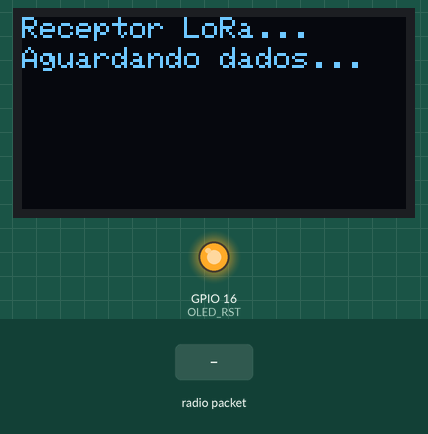
Recording of a sketch running on a simulated ESP32. Parts: 128×64 one-colour display, output pins drawn as LEDs (lit = HIGH). The test bench sets the inputs (shaded band). No radio packets arrive unless stated; what the sketch prints to the serial monitor is not drawn.

Above: at 1.4 s.
1.5 s: radio packet "1" arrives
At 2.7 s:
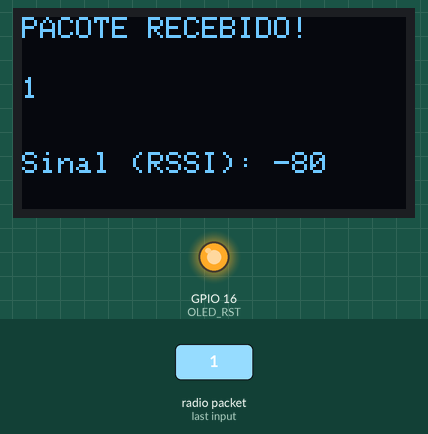
3.0 s: radio packet "0" arrives
At 3.9 s:
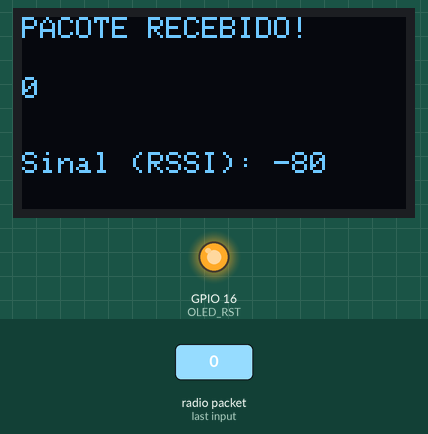
4.5 s: radio packet "2" arrives
Timing chart, 0 to 7.5 s (numbered marks = the images above; inputs shaded):
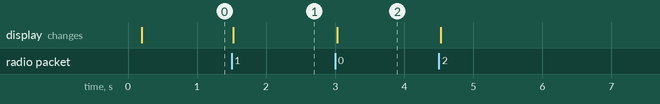

Measured:
- after the input at 1.5 s, the display: changes at once (image 1)
- after the input at 3.0 s, the display: changes at once (image 2)

The sketch:

Receptor.ino
```cpp
#include <SPI.h>
#include <LoRa.h>
#include <Wire.h>
#include <Adafruit_GFX.h>
#include <Adafruit_SSD1306.h>

// Definições dos pinos do LoRa para a Heltec V2
#define LORA_SS 18
#define LORA_RST 14
#define LORA_DIO0 26

// Definições do Display OLED
#define OLED_SDA 4
#define OLED_SCL 15
#define OLED_RST 16
#define SCREEN_WIDTH 128
#define SCREEN_HEIGHT 64

Adafruit_SSD1306 display(SCREEN_WIDTH, SCREEN_HEIGHT, &Wire, OLED_RST);

void setup() {
  Serial.begin(115200);
  while (!Serial);

  // --- RESET MANUAL DO OLED (Crucial para a Heltec V2) ---
  pinMode(OLED_RST, OUTPUT);
  digitalWrite(OLED_RST, LOW);
  delay(50);
  digitalWrite(OLED_RST, HIGH);
  delay(50);
  // -------------------------------------------------------

  // Inicializa o Display
  Wire.begin(OLED_SDA, OLED_SCL);
  if(!display.begin(SSD1306_SWITCHCAPVCC, 0x3C, false, false)) {
    Serial.println(F("Falha na inicialização do OLED"));
    for(;;);
  }

  display.clearDisplay();
  display.setTextColor(WHITE);
  display.setTextSize(1);
  display.setCursor(0,0);
  display.print("Receptor LoRa...");
  display.display();

  // Configura os pinos do módulo LoRa
  LoRa.setPins(LORA_SS, LORA_RST, LORA_DIO0);

  // Inicia o rádio na exata mesma frequência do Transmissor
  if (!LoRa.begin(915E6)) {
    Serial.println("Falha ao iniciar o modulo LoRa!");
    display.setCursor(0, 10);
    display.print("Erro no LoRa!");
    display.display();
    while (1);
  }

  Serial.println("Receptor Iniciado e Aguardando!");
  display.setCursor(0, 10);
  display.print("Aguardando dados...");
  display.display();
}

void loop() {
  // Verifica se chegou algum pacote na frequência de 915 MHz
  int packetSize = LoRa.parsePacket();

  // Se "packetSize" for maior que 0, significa que recebemos algo
  if (packetSize) {
    String pacoteRecebido = "";

    // Lê os caracteres recebidos e monta a String
    while (LoRa.available()) {
      pacoteRecebido += (char)LoRa.read();
    }

    // Lê a força do sinal (RSSI - Received Signal Strength Indicator)
    // Quanto mais próximo de 0 (ex: -40), mais forte. Quanto mais negativo (ex: -120), mais fraco.
    int rssi = LoRa.packetRssi();

    // Mostra no Monitor Serial do PC
    Serial.print("Recebido: ");
    Serial.print(pacoteRecebido);
    Serial.print(" | RSSI: ");
    Serial.println(rssi);

    // Atualiza o Display OLED com os dados fresquinhos
    display.clearDisplay();
    display.setCursor(0,0);
    display.println("PACOTE RECEBIDO!");

    // Mostra a string que foi montada pelo transmissor
    display.setCursor(0, 20);
    display.println(pacoteRecebido);

    // Mostra a força do sinal
    display.setCursor(0, 45);
    display.print("Sinal (RSSI): ");
    display.print(rssi);
    display.display();
  }
}
```
